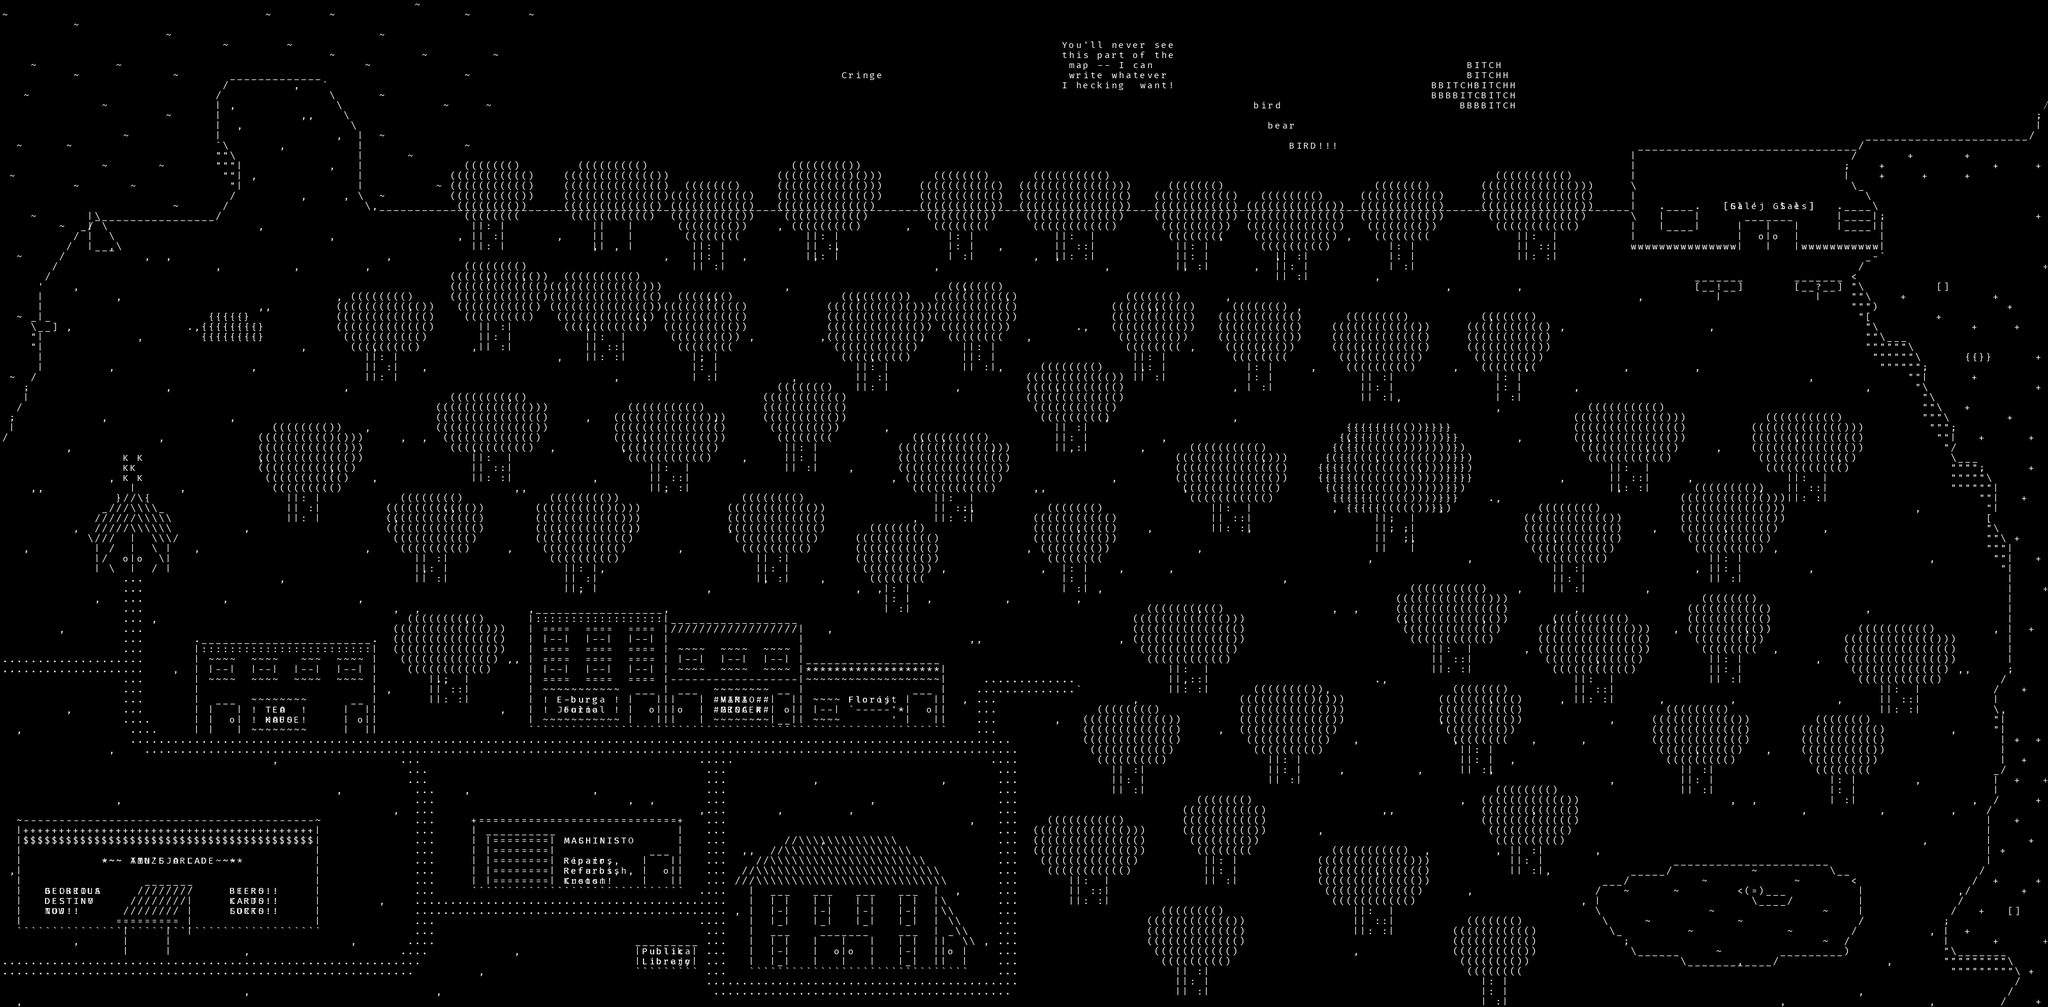

The image is a tile-based game level rendered from a .tmx file. Its description and source (layers, tilesets, objects; grid data summarised) follow:
An orthogonal 288x100 tile map with 12x17 px tiles, 7 tile layers (Background, Foreground, Topground, Background: En, ...) and 39 objects (8x Anaso flosas, 3x Person, 2x Item, 2x Don't leave town, Spiky rock, ...).

<map version="1.10" tiledversion="1.10.1" orientation="orthogonal" renderorder="left-down" width="288" height="100" tilewidth="12" tileheight="17" infinite="0" nextlayerid="21" nextobjectid="133">
 <tileset firstgid="1" source="font.tsx" />
 <layer id="1" name="Background" width="288" height="100">
  <properties>
   <property name="colliding" type="bool" value="false" />
  </properties>
  <data>[28800 cells, 1557 non-empty, 23 distinct tile ids]</data>
 </layer>
 <layer id="9" name="Foreground" width="288" height="100">
  <properties>
   <property name="colliding" type="bool" value="true" />
  </properties>
  <data>[28800 cells, 2446 non-empty, 26 distinct tile ids]</data>
 </layer>
 <layer id="13" name="Topground" width="288" height="100">
  <properties>
   <property name="top-layer" type="bool" value="true" />
  </properties>
  <data>[28800 cells, 5460 non-empty, 25 distinct tile ids]</data>
 </layer>
 <layer id="16" name="Background: En" width="288" height="100">
  <properties>
   <property name="language" value="en" />
  </properties>
  <data>[28800 cells, 42 non-empty, 27 distinct tile ids]</data>
 </layer>
 <layer id="17" name="Background: Eo" width="288" height="100">
  <properties>
   <property name="language" value="eo" />
  </properties>
  <data>[28800 cells, 40 non-empty, 24 distinct tile ids]</data>
 </layer>
 <layer id="11" name="Topground: Eo" width="288" height="100">
  <properties>
   <property name="language" value="eo" />
   <property name="top-layer" type="bool" value="true" />
  </properties>
  <data>[28800 cells, 112 non-empty, 39 distinct tile ids]</data>
 </layer>
 <layer id="10" name="Topground: En" width="288" height="100">
  <properties>
   <property name="language" value="en" />
   <property name="top-layer" type="bool" value="true" />
  </properties>
  <data>[28800 cells, 238 non-empty, 52 distinct tile ids]</data>
 </layer>
 <objectgroup id="18" name="Descriptions.Lageto" locked="1">
  <object id="54" name="Anaso flosas" x="3043.5" y="1607.5">
   <properties>
    <property name="desc-en">(A duck floats serenely in the middle of a small pond.)
(This is pretty clearly their territory -- I shouldn't bother them!)</property>
    <property name="desc-eo">(Anaso flosas trankvile meze de lageto.)
(Klare ĝi opinias la lageton ĝia -- mi nepre ne ĝin ĝenu!)</property>
    <property name="id" value="✿:duck-floats" />
    <property name="interact" value="✿:description-interact" />
    <property name="item-default-en" value="Quack quack!" />
    <property name="item-default-eo" value="Mak mak!" />
    <property name="use" value="✿:refusal-use" />
   </properties>
   <point />
  </object>
  <object id="121" name="Anaso flosas" x="3102" y="1579.33">
   <properties>
    <property name="desc-en">(A duck floats serenely in the middle of a small pond.)
(This is pretty clearly their territory -- I shouldn't bother them!)</property>
    <property name="desc-eo">(Anaso flosas trankvile meze de lageto.)
(Klare ĝi opinias la lageton ĝia -- mi nepre ne ĝin ĝenu!)</property>
    <property name="id" value="✿:duck-floats" />
    <property name="interact" value="✿:description-interact" />
    <property name="item-default-en" value="Quack quack!" />
    <property name="item-default-eo" value="Mak mak!" />
    <property name="use" value="✿:refusal-use" />
   </properties>
   <point />
  </object>
  <object id="122" name="Anaso flosas" x="3124" y="1517.33">
   <properties>
    <property name="desc-en">(A duck floats serenely in the middle of a small pond.)
(This is pretty clearly their territory -- I shouldn't bother them!)</property>
    <property name="desc-eo">(Anaso flosas trankvile meze de lageto.)
(Klare ĝi opinias la lageton ĝia -- mi nepre ne ĝin ĝenu!)</property>
    <property name="id" value="✿:duck-floats" />
    <property name="interact" value="✿:description-interact" />
    <property name="item-default-en" value="Quack quack!" />
    <property name="item-default-eo" value="Mak mak!" />
    <property name="use" value="✿:refusal-use" />
   </properties>
   <point />
  </object>
  <object id="123" name="Anaso flosas" x="2982.67" y="1471.33">
   <properties>
    <property name="desc-en">(A duck floats serenely in the middle of a small pond.)
(This is pretty clearly their territory -- I shouldn't bother them!)</property>
    <property name="desc-eo">(Anaso flosas trankvile meze de lageto.)
(Klare ĝi opinias la lageton ĝia -- mi nepre ne ĝin ĝenu!)</property>
    <property name="id" value="✿:duck-floats" />
    <property name="interact" value="✿:description-interact" />
    <property name="item-default-en" value="Quack quack!" />
    <property name="item-default-eo" value="Mak mak!" />
    <property name="use" value="✿:refusal-use" />
   </properties>
   <point />
  </object>
  <object id="124" name="Anaso flosas" x="2838.67" y="1470">
   <properties>
    <property name="desc-en">(A duck floats serenely in the middle of a small pond.)
(This is pretty clearly their territory -- I shouldn't bother them!)</property>
    <property name="desc-eo">(Anaso flosas trankvile meze de lageto.)
(Klare ĝi opinias la lageton ĝia -- mi nepre ne ĝin ĝenu!)</property>
    <property name="id" value="✿:duck-floats" />
    <property name="interact" value="✿:description-interact" />
    <property name="item-default-en" value="Quack quack!" />
    <property name="item-default-eo" value="Mak mak!" />
    <property name="use" value="✿:refusal-use" />
   </properties>
   <point />
  </object>
  <object id="125" name="Anaso flosas" x="2730" y="1504.67">
   <properties>
    <property name="desc-en">(A duck floats serenely in the middle of a small pond.)
(This is pretty clearly their territory -- I shouldn't bother them!)</property>
    <property name="desc-eo">(Anaso flosas trankvile meze de lageto.)
(Klare ĝi opinias la lageton ĝia -- mi nepre ne ĝin ĝenu!)</property>
    <property name="id" value="✿:duck-floats" />
    <property name="interact" value="✿:description-interact" />
    <property name="item-default-en" value="Quack quack!" />
    <property name="item-default-eo" value="Mak mak!" />
    <property name="use" value="✿:refusal-use" />
   </properties>
   <point />
  </object>
  <object id="126" name="Anaso flosas" x="2753.33" y="1580">
   <properties>
    <property name="desc-en">(A duck floats serenely in the middle of a small pond.)
(This is pretty clearly their territory -- I shouldn't bother them!)</property>
    <property name="desc-eo">(Anaso flosas trankvile meze de lageto.)
(Klare ĝi opinias la lageton ĝia -- mi nepre ne ĝin ĝenu!)</property>
    <property name="id" value="✿:duck-floats" />
    <property name="interact" value="✿:description-interact" />
    <property name="item-default-en" value="Quack quack!" />
    <property name="item-default-eo" value="Mak mak!" />
    <property name="use" value="✿:refusal-use" />
   </properties>
   <point />
  </object>
  </objectgroup>
 <objectgroup id="15" name="Descriptions">
  <!-- 31 objects omitted --></objectgroup>
 <objectgroup id="20" name="Items">
  <!-- 8 objects omitted --></objectgroup>
 <objectgroup id="7" name="People">
  <!-- 6 objects omitted --></objectgroup>
 <objectgroup id="14" name="Triggers">
  <!-- 3 objects omitted --></objectgroup>
</map>
<!-- 32 of 39 objects omitted -->